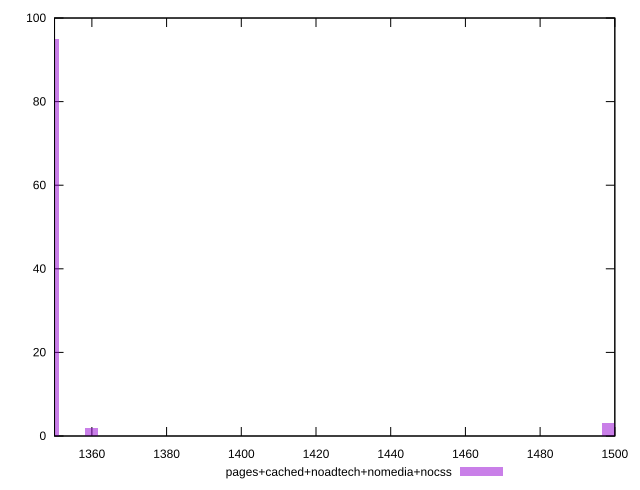

The script that saved this image:
reset

$pagesCachedNoadtechNomediaNocss <<EOF
1498.4417679250753 3
1349.3077531078877 95
1359.9601827376869 2
EOF

set key outside below
set boxwidth 3.5508098765997045
set xrange [1350:1500]
set yrange [0:100]
set trange [0:100]
set style fill transparent solid 0.5 noborder
set terminal svg size 640, 490 enhanced background rgb 'white'
set output "report_00018_2021-02-10T15-25-16.877Z/uses-text-compression/comparison/histogram/4_vs_5.svg"

plot $pagesCachedNoadtechNomediaNocss title "pages+cached+noadtech+nomedia+nocss" with boxes

reset
